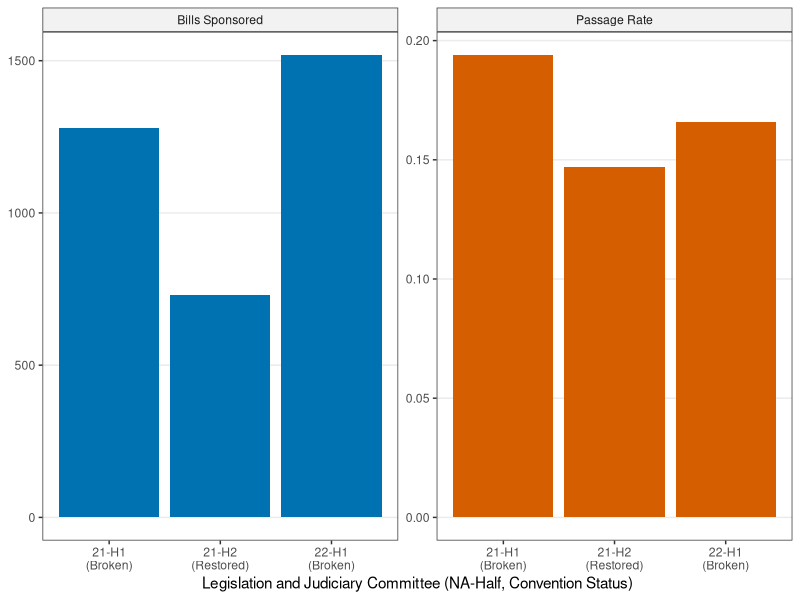
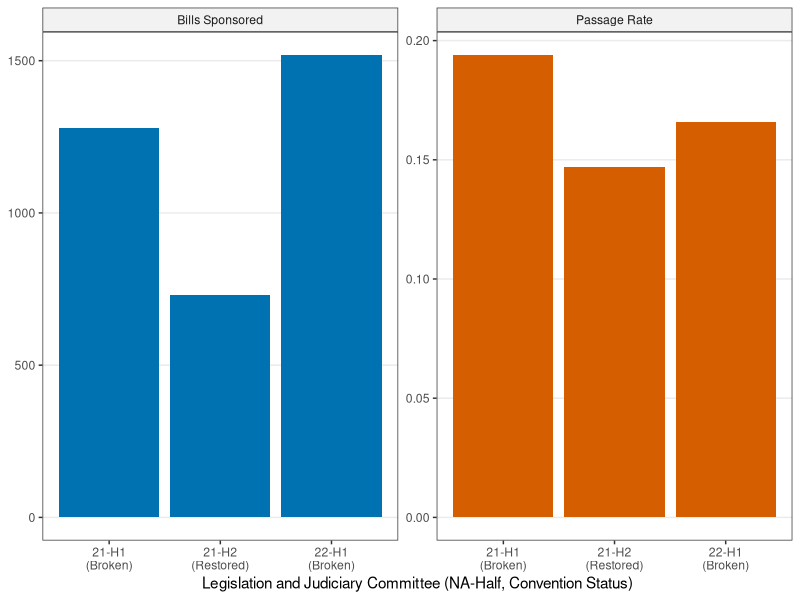

These figures' R source, in order:
# Auto-generated figure for article
Sys.setenv(KBL_DATA = "/Users/kyusik/kna/data/processed")
# Figure 3: Cycle-21 judiciary placebo - bill volume and passage rate
library(ggplot2); library(dplyr); library(tidyr)
df <- data.frame(
  cell = c("21-H1\n(Broken)", "21-H2\n(Restored)", "22-H1\n(Broken)"),
  bills = c(1280, 729, 1519),
  passage_rate = c(0.194, 0.147, 0.166)
)
df$cell <- factor(df$cell, levels = c("21-H1\n(Broken)",
                                       "21-H2\n(Restored)",
                                       "22-H1\n(Broken)"))
df_long <- df |>
  tidyr::pivot_longer(cols = c(bills, passage_rate),
                      names_to = "metric", values_to = "value") |>
  mutate(metric_label = ifelse(metric == "bills",
                               "Bills Sponsored",
                               "Passage Rate"))
ggplot(df_long, aes(x = cell, y = value, fill = metric_label)) +
  geom_col(show.legend = FALSE) +
  facet_wrap(~ metric_label, scales = "free_y") +
  scale_fill_manual(values = c("Bills Sponsored" = "#0072B2",
                                "Passage Rate" = "#D55E00")) +
  labs(x = "Legislation and Judiciary Committee (NA-Half, Convention Status)",
       y = NULL) +
  theme_bw(base_size = 11) +
  theme(panel.grid.minor = element_blank(),
        panel.grid.major.x = element_blank(),
        strip.background = element_rect(fill = "grey95"))
ggsave("/Users/kyusik/Desktop/kyusik-github/kna-research-agents/articles/figures/2026-04-29_r24/fig_3.pdf", width = 7, height = 4.5)
